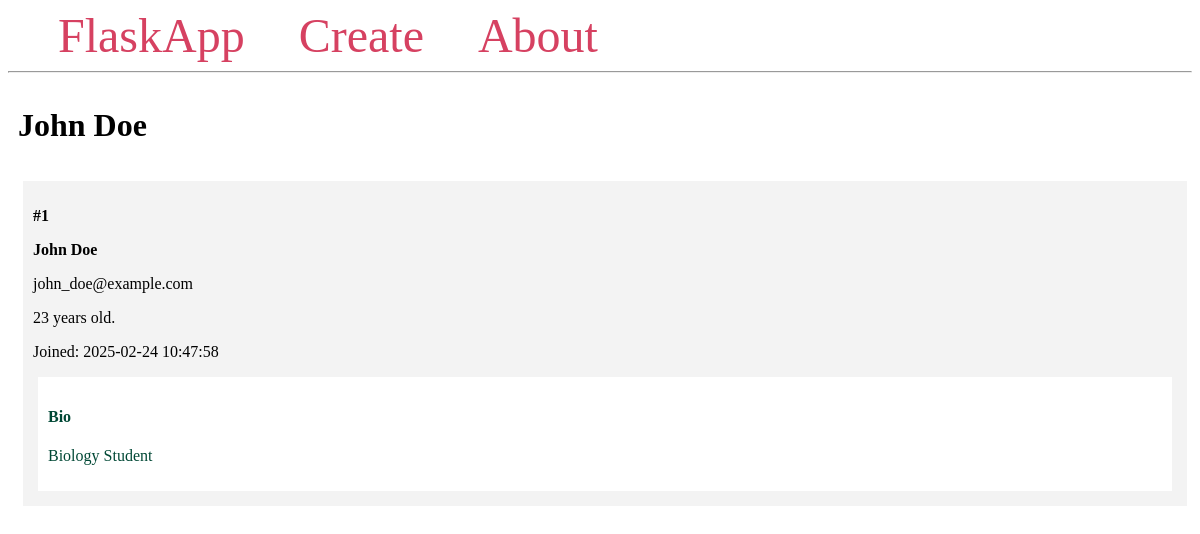
The app's page /1/, older data.
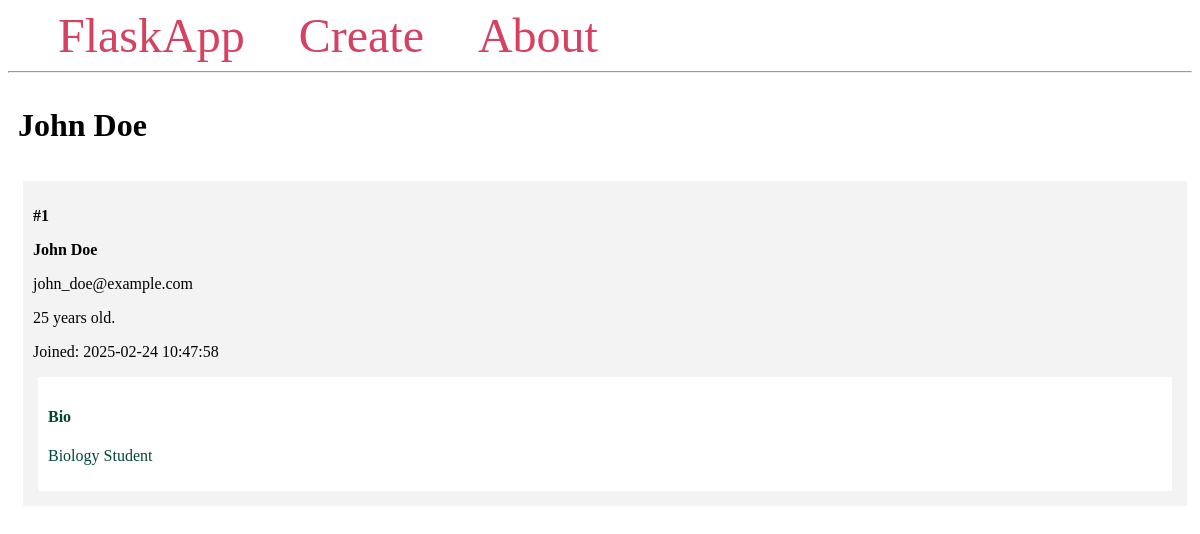
The same page, newer data.
### app.py (models this page shows, shortened)
class Student(db.Model):
    id = db.Column(db.Integer, primary_key=True)
    firstname = db.Column(db.String(100), nullable=False)
    lastname = db.Column(db.String(100), nullable=False)
    email = db.Column(db.String(80), unique=True, nullable=False)
    age = db.Column(db.Integer)
    created_at = db.Column(db.DateTime(timezone=True), server_default=func.now())
    bio = db.Column(db.Text)

### app.py (the view)
@app.route('/<int:student_id>/')
def student(student_id):
    student = Student.query.get_or_404(student_id)
    return render_template('student.html', student=student)

### templates/student.html
{% extends 'base.html' %}
{% block content %}
    <span class="title">
        <h1>{% block title %} {{ student.firstname }} {{ student.lastname }}{% endblock %}</h1>
    </span>
    <div class="content">
            <div class="student">
                <p><b>#{{ student.id }}</b></p>
                <b>
                    <p class="name">{{ student.firstname }} {{ student.lastname }}</p>
                </b>
                <p>{{ student.email }}</p>
                <p>{{ student.age }} years old.</p>
                <p>Joined: {{ student.created_at }}</p>
                <div class="bio">
                    <h4>Bio</h4>
                    <p>{{ student.bio }}</p>
                </div>
            </div>
    </div>
{% endblock %}

Row changes from the older to the newer data that the page shows:
changed Student "John": age "23" → "25"
